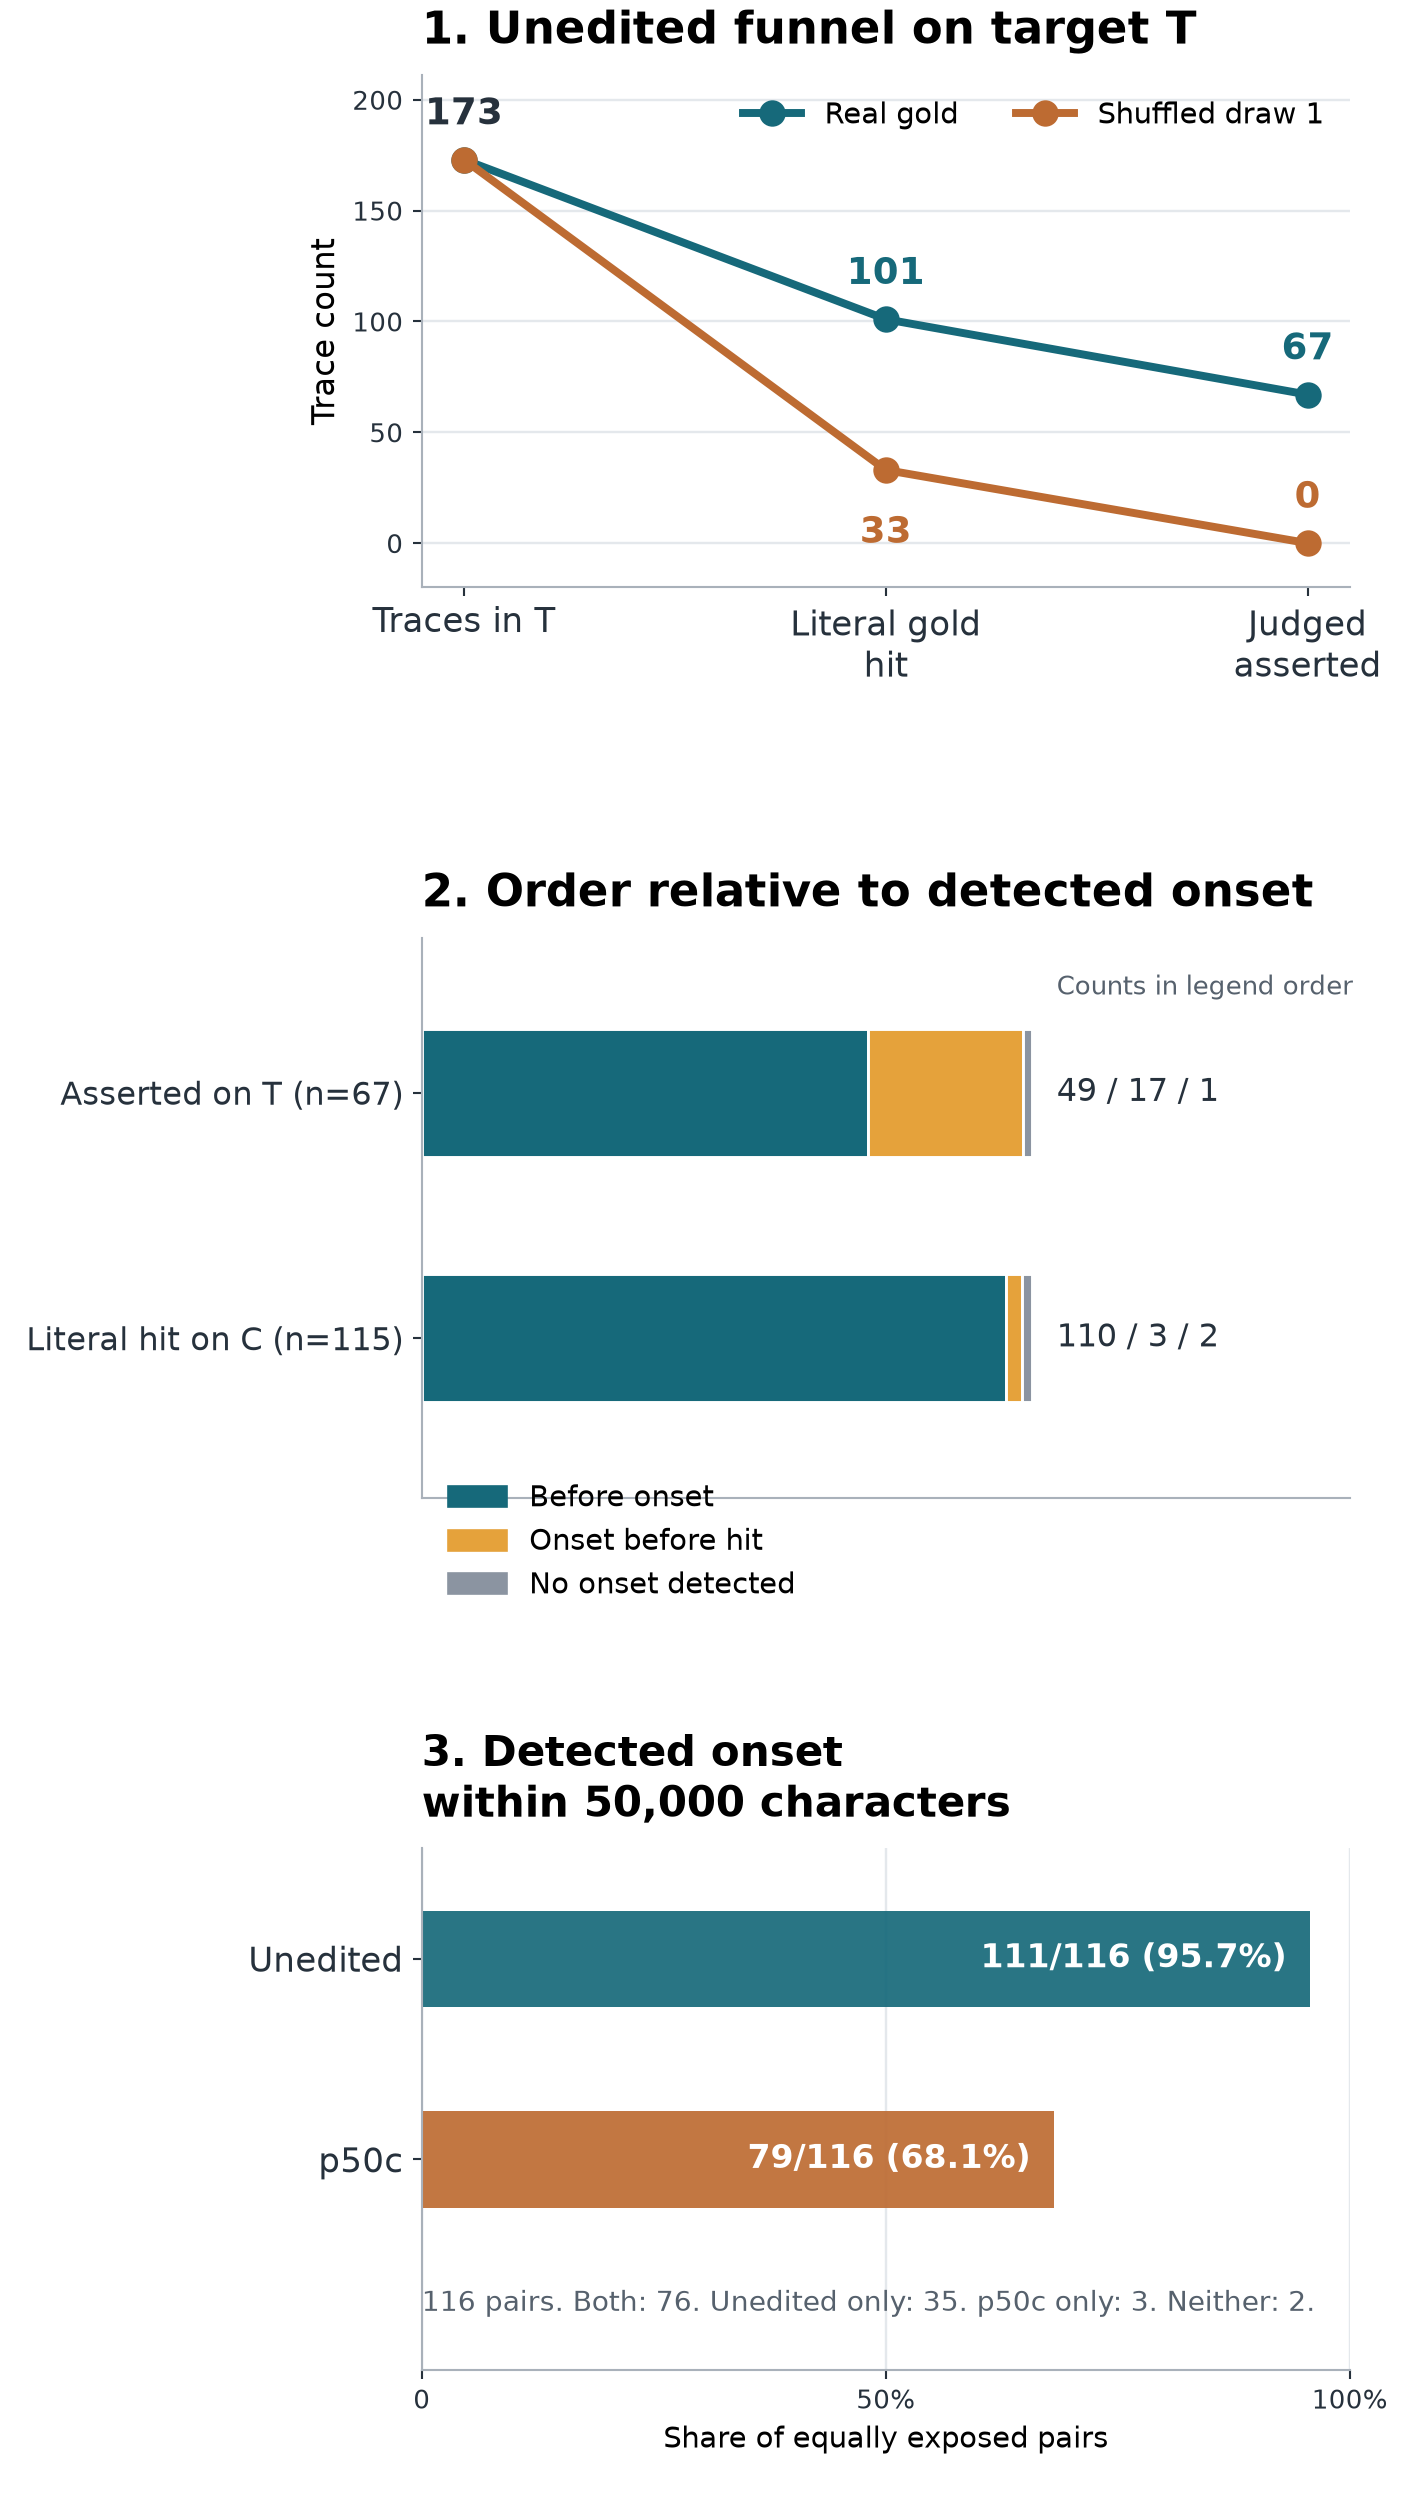

Source code (Python):
#!/usr/bin/env python3
"""Draw Part 177's three-panel summary from numbers177.json."""
import json
import re
from pathlib import Path

import matplotlib
matplotlib.use("Agg")
import matplotlib.pyplot as plt
from matplotlib.ticker import MaxNLocator

ROOT = Path(__file__).resolve().parent


def main():
    data = json.loads((ROOT / "numbers177.json").read_text(encoding="utf-8"))
    funnel = data["funnel_T"]
    onset = data["onset_order"]
    paired = data["first_50k_paired"]
    predictions = data["prediction_table"]
    prediction_text = predictions["177.6"]["prediction"]
    match = re.search(r"first ([0-9,]+) characters", prediction_text)
    character_window = match.group(1) if match else "50,000"

    real = [funnel["denominator_traces"], funnel["real"]["literal_hit_traces"],
            funnel["real"]["asserted_traces"]]
    shuffled = [funnel["denominator_traces"], funnel["shuffled_draw_1"]["literal_hit_traces"],
                funnel["shuffled_draw_1"]["asserted_traces"]]
    real_color = "#16697a"
    shuffled_color = "#bd6b32"
    onset_colors = ["#16697a", "#e5a23b", "#8b94a1"]
    axis_color = "#26313c"

    fig, axes = plt.subplots(3, 1, figsize=(7.4, 13.2),
                             gridspec_kw={"height_ratios": [1.08, 1.18, 1.10]})
    fig.patch.set_facecolor("white")

    # Panel one: start both paths at the same T denominator, then show each funnel.
    ax = axes[0]
    x = [0, 1, 2]
    ax.plot(x, real, marker="o", markersize=9, linewidth=3.0, color=real_color,
            label="Real gold")
    ax.plot(x, shuffled, marker="o", markersize=9, linewidth=3.0, color=shuffled_color,
            label="Shuffled draw 1")
    ax.annotate(str(real[0]), (0, real[0]), xytext=(0, 10), textcoords="offset points",
                ha="center", va="bottom", fontsize=14, fontweight="bold", color=axis_color)
    for index in (1, 2):
        ax.annotate(str(real[index]), (index, real[index]), xytext=(0, 10), textcoords="offset points",
                    ha="center", va="bottom", fontsize=14, fontweight="bold", color=real_color)
        if shuffled[index] == 0:
            ax.annotate(str(shuffled[index]), (index, shuffled[index]), xytext=(0, 10), textcoords="offset points",
                        ha="center", va="bottom", fontsize=14, fontweight="bold", color=shuffled_color)
        else:
            ax.annotate(str(shuffled[index]), (index, shuffled[index]), xytext=(0, -17), textcoords="offset points",
                        ha="center", va="top", fontsize=14, fontweight="bold", color=shuffled_color)
    ax.set_title("1. Unedited funnel on target T", loc="left", fontsize=17, fontweight="bold", pad=12)
    ax.set_xticks(x, ["Traces in T", "Literal gold\nhit", "Judged\nasserted"], fontsize=13)
    ax.set_ylabel("Trace count", fontsize=12)
    ax.set_ylim(-20, max(real) * 1.22)
    ax.yaxis.set_major_locator(MaxNLocator(integer=True, nbins=5))
    ax.grid(axis="y", color="#e4e8ec", linewidth=0.9)
    ax.set_axisbelow(True)
    ax.legend(frameon=False, ncol=2, loc="upper right", fontsize=11)

    # Panel two: separate the no-onset state as its own stacked segment.
    ax = axes[1]
    asserted_order = onset["asserted_on_T"]
    literal_order = onset["literal_hit_C"]
    groups = [
        ("Asserted on T", [asserted_order.get("asserted before onset", 0),
                                   asserted_order.get("onset before asserted hit", 0),
                                   asserted_order.get("no onset detected", 0)]),
        ("Literal hit on C", [literal_order.get("hit before onset", 0),
                               literal_order.get("onset before hit", 0),
                               literal_order.get("no onset detected", 0)]),
    ]
    y_positions = [1, 0]
    for y, (label, values) in zip(y_positions, groups):
        total = sum(values)
        left = 0.0
        for value, color in zip(values, onset_colors):
            width = value / total if total else 0.0
            ax.barh(y, width, left=left, height=0.52, color=color, edgecolor="white", linewidth=1.1)
            left += width
        ax.text(1.04, y, " / ".join(str(value) for value in values), va="center", ha="left",
                fontsize=12, color=axis_color)
        groups[groups.index((label, values))] = (f"{label} (n={total})", values)
    ax.set_title("2. Order relative to detected onset", loc="left", fontsize=17, fontweight="bold", pad=12)
    ax.text(1.04, 1.40, "Counts in legend order", fontsize=10, color="#56616d", ha="left")
    ax.set_yticks(y_positions, [groups[0][0], groups[1][0]], fontsize=12)
    ax.set_xlim(0, 1.52)
    ax.set_xticks([])
    ax.set_ylim(-0.65, 1.63)
    ax.grid(False)
    ax.legend([plt.Rectangle((0, 0), 1, 1, color=color) for color in onset_colors],
              ["Before onset", "Onset before hit", "No onset detected"],
              frameon=False, ncol=1, loc="lower left", bbox_to_anchor=(0.0, -0.23), fontsize=11)

    # Panel three: paired rates plus the discordant-pair counts.
    ax = axes[2]
    rates = paired["rates"]
    labels = [("Unedited", rates["unedited"]), ("p50c", rates["p50c"])]
    y_positions = [1, 0]
    colors = [real_color, shuffled_color]
    for y, (label, row), color in zip(y_positions, labels, colors):
        rate = row["numerator"] / row["denominator"] if row["denominator"] else 0.0
        ax.barh(y, rate, height=0.48, color=color, alpha=0.92)
        ax.text(rate - 0.025, y,
                f"{row['numerator']}/{row['denominator']} ({rate * 100:.1f}%)",
                va="center", ha="right", fontsize=12.5, fontweight="bold", color="white")
    ax.set_title(f"3. Detected onset\nwithin {character_window} characters", loc="left",
                 fontsize=16, fontweight="bold", pad=12)
    ax.set_yticks(y_positions, ["Unedited", "p50c"], fontsize=13)
    ax.set_xlim(0, 1.0)
    ax.set_xticks([0, 0.5, 1.0], ["0", "50%", "100%"], fontsize=10)
    ax.set_xlabel("Share of equally exposed pairs", fontsize=11)
    ax.grid(axis="x", color="#e4e8ec", linewidth=0.9)
    ax.set_axisbelow(True)
    cells = paired["detection_cells"]
    ax.text(0, -0.65,
            f"{paired['eligible_pairs']} pairs. Both: {cells['both']}. Unedited only: {cells['unedited_only']}. "
            f"p50c only: {cells['p50c_only']}. Neither: {cells['neither']}.",
            fontsize=10.5, color="#56616d", ha="left", va="top", wrap=True)
    ax.set_ylim(-1.05, 1.55)

    for ax in axes:
        ax.spines["top"].set_visible(False)
        ax.spines["right"].set_visible(False)
        ax.spines["left"].set_color("#a9b1ba")
        ax.spines["bottom"].set_color("#a9b1ba")
        ax.tick_params(axis="both", colors=axis_color)
    fig.subplots_adjust(left=0.30, right=0.96, top=0.97, bottom=0.055, hspace=0.66)
    fig.savefig(ROOT / "plot177.png", dpi=190, facecolor="white")
    plt.close(fig)


if __name__ == "__main__":
    main()
